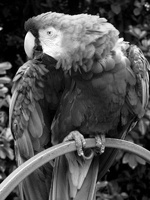
#> input picture IVP-Lab/ASS3/gray_parrot.jpg, 150 x 200 px
$ python main.py
#> lines starting #> are read from the running program, lines starting #| are printed output that depends on the picture
import cv2
import numpy as np
import matplotlib.pyplot as plt

image = cv2.imread('gray_parrot.jpg', cv2.IMREAD_GRAYSCALE)
#> image is the input picture: shape (200, 150); min 0, max 255, mean 78.5

# Perform histogram equalization
equalized_image = cv2.equalizeHist(image)
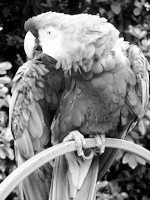
#> equalized_image: shape (200, 150); min 0, max 255, mean 125.3

# Plot histograms
plt.figure(figsize=(10, 5))

plt.subplot(1, 2, 1)
plt.hist(image.flatten(), 256, [0, 256], color='b')
plt.title('Original Image Histogram')


plt.subplot(1, 2, 2)
plt.hist(equalized_image.flatten(), 256, [0, 256], color='r')
plt.title('Equalized Image Histogram')

plt.show()
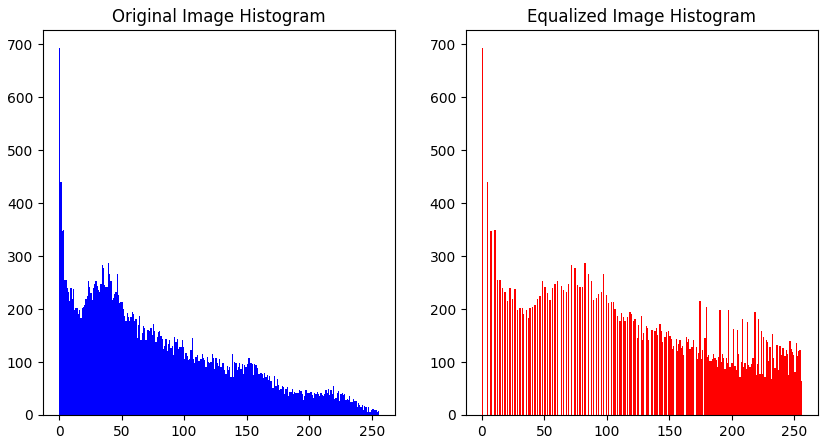
#> figure drawn by matplotlib, 2 panels; panel 1: tallest bar 692 high, from x = 0 to 1; panel 2: tallest bar 692 high, from x = 0 to 1

# Display original and equalized images
plt.figure(figsize=(10, 5))
plt.subplot(1, 2, 1)
plt.imshow(image, cmap='gray')

plt.title('Original Image')
plt.axis('off')


plt.subplot(1, 2, 2)
plt.imshow(equalized_image, cmap='gray')
plt.title('Equalized Image')
plt.axis('off')

plt.show()
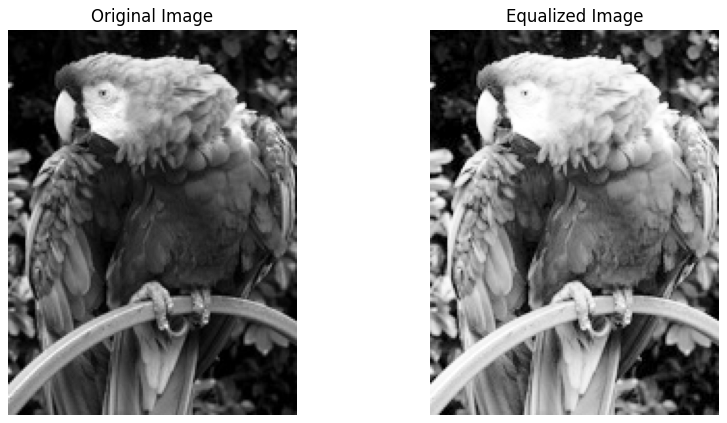
#> figure drawn by matplotlib, 2 panels
